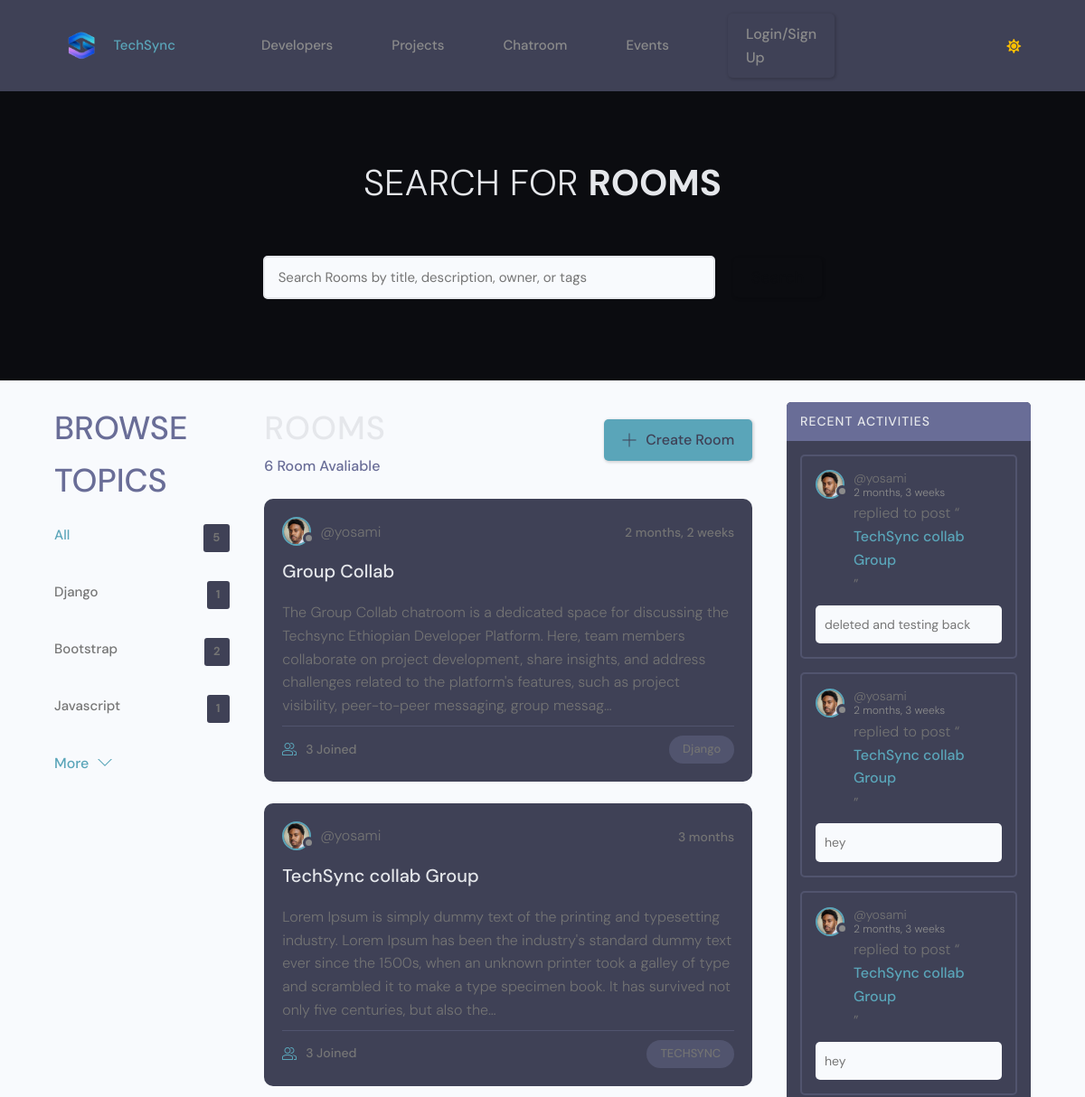
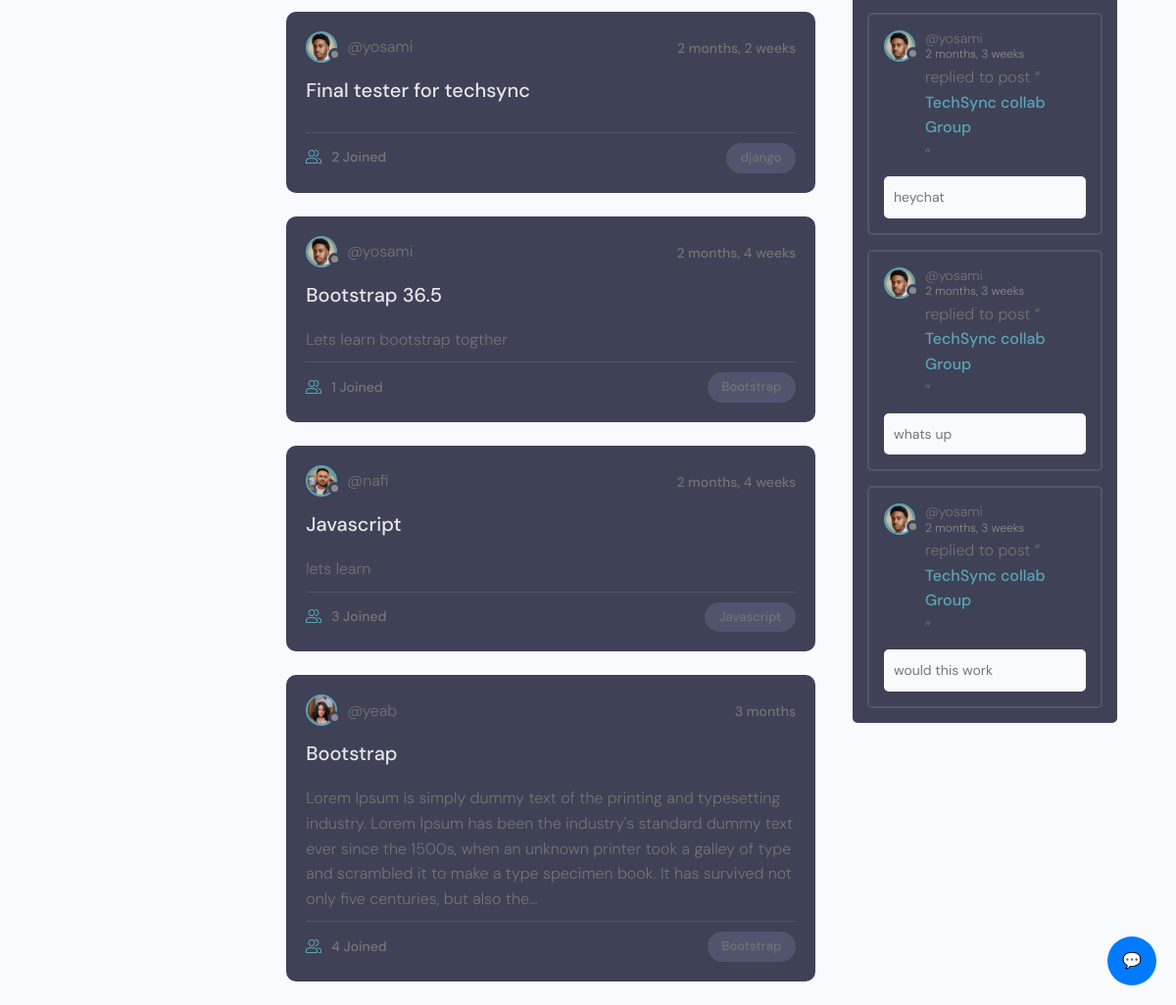
Page /group/ on the committed database (2 pictures, top to bottom).
### group/models.py (models this page shows, shortened)
class Topic(models.Model):
    name = models.CharField(max_length=200)

class Room(models.Model):
    id = models.UUIDField(default=uuid.uuid4, primary_key=True, unique=True, editable=False, )
    host = models.ForeignKey(User, on_delete=models.SET_NULL, null=True)
    topic = models.ForeignKey(Topic, on_delete=models.SET_NULL, null=True)
    name = models.CharField(max_length=200)
    description = models.TextField(null=True, blank=True)
    participants = models.ManyToManyField(User, related_name='participants', blank=True)
    users_online = models.ManyToManyField(User, related_name='online_in_rooms', blank=True)
    updated = models.DateTimeField(auto_now=True)
    created = models.DateTimeField(auto_now_add=True)
    class Meta:
        ordering = ['-updated', '-created']
    def __str__(self):
        return self.name

class Message(models.Model):
    id = models.UUIDField(default=uuid.uuid4, primary_key=True, unique=True, editable=False, )
    user = models.ForeignKey(User, on_delete=models.CASCADE)
    room = models.ForeignKey(Room, on_delete=models.CASCADE)
    body = models.TextField(default='')
    file = models.FileField(upload_to='files/', blank=True, null=True)
    updated = models.DateTimeField(auto_now=True)
    created = models.DateTimeField(auto_now_add=True)
    class Meta:
        ordering = ['updated', 'created']

### users/models.py (models this page shows, shortened)
class User(AbstractUser):
    email = models.EmailField(unique=True)
    is_event_organizer = models.BooleanField(default=False)
    is_event_moderator = models.BooleanField(default=False)
    is_speaker = models.BooleanField(default=False)  # Flag to identify if user is a speaker (remove it there is no need for it)
    is_recruiter = models.BooleanField(default=False)
    is_applicant = models.BooleanField(default=False)
    has_resume = models.BooleanField(default=False)
    has_company = models.BooleanField(default=False)

class Profile(models.Model):
    id = models.UUIDField(default=uuid.uuid4, primary_key=True, unique=True, editable=False, )
    user = models.OneToOneField(User, on_delete=models.CASCADE,null=True,blank=True)
    name = models.CharField(max_length=200, blank=True,null=True)
    username = models.CharField(max_length=200, blank=True,null=True,unique=True)
    headline = models.CharField(max_length=200, blank=True,null=True)
    about = models.TextField(blank=True, null=True)
    location = models.CharField(max_length=200, blank=True,null=True)
    profile_image = models.ImageField(null=True, blank=True,upload_to='profiles', default='default_profile.png')
    github_link = models.CharField(max_length=200, blank=True,null=True)
    twitter_link = models.CharField(max_length=200, blank=True,null=True)
    linkedin_link = models.CharField(max_length=200, blank=True,null=True)
    personal_link = models.CharField(max_length=200, blank=True,null=True)
    phone_regex = RegexValidator(
    regex=r'^\+?1?\d{9,15}$',
    message="Phone number must be entered in the format: '+999999999'. Up to 15 digits allowed."
    )
    phone_number = models.CharField(validators=[phone_regex], max_length=17, blank=True)  # validators should be a list
    created_at = models.DateTimeField(auto_now_add=True)

### group/views.py (the view)
# urls.py: path('', views.chat_view, name='chat-home'),
def home(request):
    q = request.GET.get('q') if request.GET.get('q') != None else ''
    q = q.lower()  # convert query to lowercase
    rooms = Room.objects.annotate(
        lower_topic=Lower('topic__name'),
        lower_name=Lower('name'),
        lower_description=Lower('description')
    ).filter(
        Q(lower_topic__icontains=q) |
        Q(lower_name__icontains=q) |
        Q(lower_description__icontains=q)
    )
    topics = Topic.objects.all()[0:5]
    room_count = rooms.count()
    room_messages = Message.objects.filter(Q(room__topic__name__icontains=q))
    context = {
        'rooms': rooms,
        'topics': topics,
        'room_count': room_count,
        'room_messages': room_messages,
    }
    return render(request, 'group/home.html', context)

### techsync/context_processors.py (called while the page is built, shortened)
def navbar_data(request):
    profile = event_organizer = event_moderator = None
    return {
        'profile': profile,
        'event_organizer': event_organizer,
        'event_moderator': event_moderator,
    }

### templates/group/home.html (shortened to what this page needs)
{% extends "main/main.html" %}
{% block content%}
{% include "group/navbar.html" %}
    <main class="layout layout--3">
      <div class="container">
  {% include "group/topic_component.html" %}
        <div class="roomList">
          <div class="roomList__header">
            <div>
              <h2>Rooms</h2>
              <p>{{room_count}} Room Avaliable</p>
            </div>
            <a class="btn btn--main" href="{% url 'create-room' %}">
              <svg version="1.1" xmlns="http://www.w3.org/2000/svg" width="32" height="32" viewBox="0 0 32 32">
                <title>add</title>
                <path
                  d="M16.943 0.943h-1.885v14.115h-14.115v1.885h14.115v14.115h1.885v-14.115h14.115v-1.885h-14.115v-14.115z"
                ></path>
              </svg>
              Create Room
            </a>
          </div>
{% include "group/feed_component.html" %}
        </div>
{% include "group/activity_component.html" %}
      </div>
    </main>
{% endblock content %}

### templates/group/topic_component.html
<div class="topics">
    <div class="topics__header">
      <h2>Browse Topics</h2>
    </div>
    <ul class="topics__list">
      <li>
        <a href="{% url 'home-group'%}" class="active">All <span>{{topics.count}}</span></a>
      </li>
    {% for topic in topics %}
        {% if topic.room_set.all.count > 0 %}
        <li>
            <a href="{% url 'home-group'%}?q={{topic.name}}">{{topic.name}}<span>{{topic.room_set.all.count}}</span></a>
        </li>
        {% endif %}
      {% endfor %}
    </ul>
    <a class="btn btn--link" href="{% url 'topics'%}">
      More
      <svg version="1.1" xmlns="http://www.w3.org/2000/svg" width="32" height="32" viewBox="0 0 32 32">
        <title>chevron-down</title>
        <path d="M16 21l-13-13h-3l16 16 16-16h-3l-13 13z"></path>
      </svg>
    </a>
  </div>

### templates/group/feed_component.html (shortened to what this page needs)
{% for room in rooms %}
<div class="roomListRoom">
    <div class="roomListRoom__header">
      <a href="" class="roomListRoom__author">
        <div class="avatar avatar--small">
          <img src="{{room.host.profile.profile_image.url}}" />
        </div>
        <span>@{{room.host.username}}</span>
      </a>
      <div class="roomListRoom__actions">
        <span>{{room.created|timesince}}</span>
      </div>
    </div>
    <div class="roomListRoom__content">
      <a href="{% url 'room' room.id %}">{{room.name}}</a>
      <p>
        {{room.description|truncatechars:300}}
      </p>
    </div>
    <div class="roomListRoom__meta">
      <a href="{% url 'room' room.id %}" class="roomListRoom__joined">
        {{room.participants.all.count}} Joined
      </a>
      <p class="roomListRoom__topic">{{room.topic.name}}</p>
    </div>
  </div>
{% endfor %}

### templates/group/activity_component.html (shortened to what this page needs)
<div class="activities">
    <div class="activities__header">
      <h2>Recent Activities</h2>
    </div>
    {% for message in room_messages|slice:":6" %}
    <div class="activities__box">
      <div class="activities__boxHeader roomListRoom__header">
        <a href="{% url 'user-profile' message.user.profile.id %}" class="roomListRoom__author">
          <div class="avatar avatar--small">
            <img src="{{message.user.profile.profile_image.url}}" />
          </div>
          <p>
            @{{message.user}}
            <span> {{ message.created|timesince }}</span>
          </p>
        </a>
      </div>
      <div class="activities__boxContent">
        <p>replied to post “<a href="{% url 'room' message.room.id %}">{{message.room}}</a>”</p>
        <div class="activities__boxRoomContent">
          {{message.body|truncatechars:100}}
        </div>
      </div>
    </div>
    {% endfor %}
  </div>

### static/styles/langauge.css (style rules this page uses)
:root { --li4-color-primary-hsl: 250, 84%, 54%; --li4-color-bg-hsl: 0, 0%, 100%; --li4-color-contrast-high-hsl: 230, 7%, 23%; --li4-color-contrast-higher-hsl: 230, 13%, 9%; --li4-color-bg-light-hsl: 0, 0%, 100%; --li4-color-white-hsl: 0, 0%, 100%; --li4-color-bg-dark-hsl: 240, 4%, 95%; --li4-color-bg-lighter-hsl: 0, 0%, 100%; --li4-color-black-hsl: 230, 13%, 9%; --li4-space-3xs: 0.25rem; --li4-space-2xs: 0.375rem; --li4-space-xs: 0.5rem; --li4-space-sm: 0.75rem; }
@media (min-width: 64rem) { :root { --li4-space-3xs: 0.375rem; --li4-space-2xs: 0.5625rem; --li4-space-xs: 0.75rem; --li4-space-sm: 1.125rem; } }
:root { --picker-vertical-gap: 4px; }

### static/styles/app.css (style rules this page uses)
:root { --color-sub: #0b0c10; }
img { width: 100%; }

### static/uikit/styles/modules/_variables.css (style rules this page uses)
:root { --color-main: #5aa5b9; --color-main-light: #e6faff; --color-sub: #0b0c10; --color-sub-light: #51546e; --color-sub-lighter: #ededfd; --color-text: #737373; --color-gray: #8b8b8b; --color-light: #e5e7eb; --color-light-gray: #767676; --color-bg: #f8fafd; --color-white: #fffefd; --color-white-light: #f3f3f3; --color-success: #359e64; --color-success-bg: #def8e8; --color-error: #fc4b0b; --color-error-bg: #fff2ee; --font-base: 'Poppins', arial, helvetica, 'Segoe UI', roboto, ubuntu, sans-serif; --font-monospace: 'Fira Code', 'Courier New', courier, monospace; --font-regular: 300; --font-medium: 500; --font-bold: 700; --generic-shadow: 1px 1px 5px #00000010; --generic-transition: all 0.3s ease-in-out; --color-btn-text: #0b0c10; }

### static/uikit/styles/modules/_base.css (style rules this page uses)
* { margin: 0; padding: 0; box-sizing: border-box; text-rendering: optimizeLegibility; color: inherit; font-size: inherit; }
html { font-size: 50%; }
@media only screen and (min-width: 480px) { html { font-size: 56.25%; } }
@media only screen and (min-width: 1200px) { html { font-size: 62.5%; } }
body { line-height: 1.6; font-weight: 400; font-size: 1.5rem; color: var(--color-text); background-color: var(--color-bg); min-height: 100vh; }

### static/uikit/styles/modules/_typography.css (style rules this page uses)
* { font-family: var(--font-base); }
h2 { font-size: 3.6rem; font-weight: var(--font-bold); }
p, span, strong { font-size: 1.6rem; color: var(--color-text); font-weight: var(--font-regular); }
a { padding-bottom: 2px; text-decoration: none; display: inline-block; color: var(--color-main); font-weight: var(--font-medium); }

### static/uikit/styles/modules/_utilities.css (style rules this page uses)
.container { width: 92%; max-width: 165rem; margin: 0 auto; box-sizing: border-box; }
@media screen and (min-width: 1000px) { .container { width: 90%; } }
@media screen and (min-width: 1200px) { .container { width: 80%; } }

### static/uikit/styles/modules/_avatar.css (style rules this page uses)
.avatar { border-radius: 50%; border: 2px solid var(--color-main); object-fit: cover; }

### static/uikit/styles/modules/_button.css (style rules this page uses)
.btn { display: inline-block; position: relative; cursor: pointer; background-color: var(--color-light); font-weight: var(--font-medium); color: var(--color-sub); text-decoration: none; padding: 1rem 2rem; border-radius: 0.5rem; border: none; width: -webkit-fit-content; width: -moz-fit-content; width: fit-content; height: -webkit-fit-content; height: -moz-fit-content; height: fit-content; font-size: 1.6rem; outline-width: 0; outline-color: transparent; -webkit-backface-visibility: hidden; backface-visibility: hidden; transition: all 0.3s ease-in-out; }
.btn--main { background-color: var(--color-main); color: var(--color-white); }

### static/uikit/styles/modules/_layout.css (style rules this page uses)
.layout { display: flex; flex-flow: row wrap; justify-content: space-between; }

### rows in the picture
Topic: name "Django", room_set.all.count "1"
Topic: name "Bootstrap", room_set.all.count "2"
Topic: name "Javascript", room_set.all.count "1"
Room: host.profile.profile_image (picture), host.username "yosami", created "2 months, 2 weeks", name "Group Collab", description "The Group Collab chatroom is a dedicated space for discussing the Techsync Ethiopian Developer Platform. Here, team members collaborate on project development, share insights, and address challenges related to the platform's features, such as project visibility, peer-to-peer messaging, group messag…", participants.all.count "3", topic.name "Django"
Room: host.profile.profile_image (picture), host.username "yosami", created "3 months", name "TechSync collab Group", description "Lorem Ipsum is simply dummy text of the printing and typesetting industry. Lorem Ipsum has been the industry's standard dummy text ever since the 1500s, when an unknown printer took a galley of type and scrambled it to make a type specimen book. It has survived not only five centuries, but also the…", participants.all.count "3", topic.name "TECHSYNC"
Room: host.profile.profile_image (picture), host.username "yosami", created "2 months, 2 weeks", name "Final tester for techsync", participants.all.count "2", topic.name "django"
Room: host.profile.profile_image (picture), host.username "yosami", created "2 months, 4 weeks", name "Bootstrap 36.5", description "Lets learn bootstrap togther", participants.all.count "1", topic.name "Bootstrap"
Room: host.profile.profile_image (picture), host.username "nafi", created "2 months, 4 weeks", name "Javascript", description "lets learn", participants.all.count "3", topic.name "Javascript"
Room: host.profile.profile_image (picture), host.username "yeab", created "3 months", name "Bootstrap", description "Lorem Ipsum is simply dummy text of the printing and typesetting industry. Lorem Ipsum has been the industry's standard dummy text ever since the 1500s, when an unknown printer took a galley of type and scrambled it to make a type specimen book. It has survived not only five centuries, but also the…", participants.all.count "4", topic.name "Bootstrap"
Message: user.profile.profile_image (picture), user "yosami", created "2 months, 3 weeks", room "TechSync collab Group", body "deleted and testing back"
Message: user.profile.profile_image (picture), user "yosami", created "2 months, 3 weeks", room "TechSync collab Group", body "hey"
Message: user.profile.profile_image (picture), user "yosami", created "2 months, 3 weeks", room "TechSync collab Group", body "hey"
Message: user.profile.profile_image (picture), user "yosami", created "2 months, 3 weeks", room "TechSync collab Group", body "heychat"
Message: user.profile.profile_image (picture), user "yosami", created "2 months, 3 weeks", room "TechSync collab Group", body "whats up"
Message: user.profile.profile_image (picture), user "yosami", created "2 months, 3 weeks", room "TechSync collab Group", body "would this work"

### other values in the picture
{{ topics.count }} "5"
{{ room_count }} "6"
